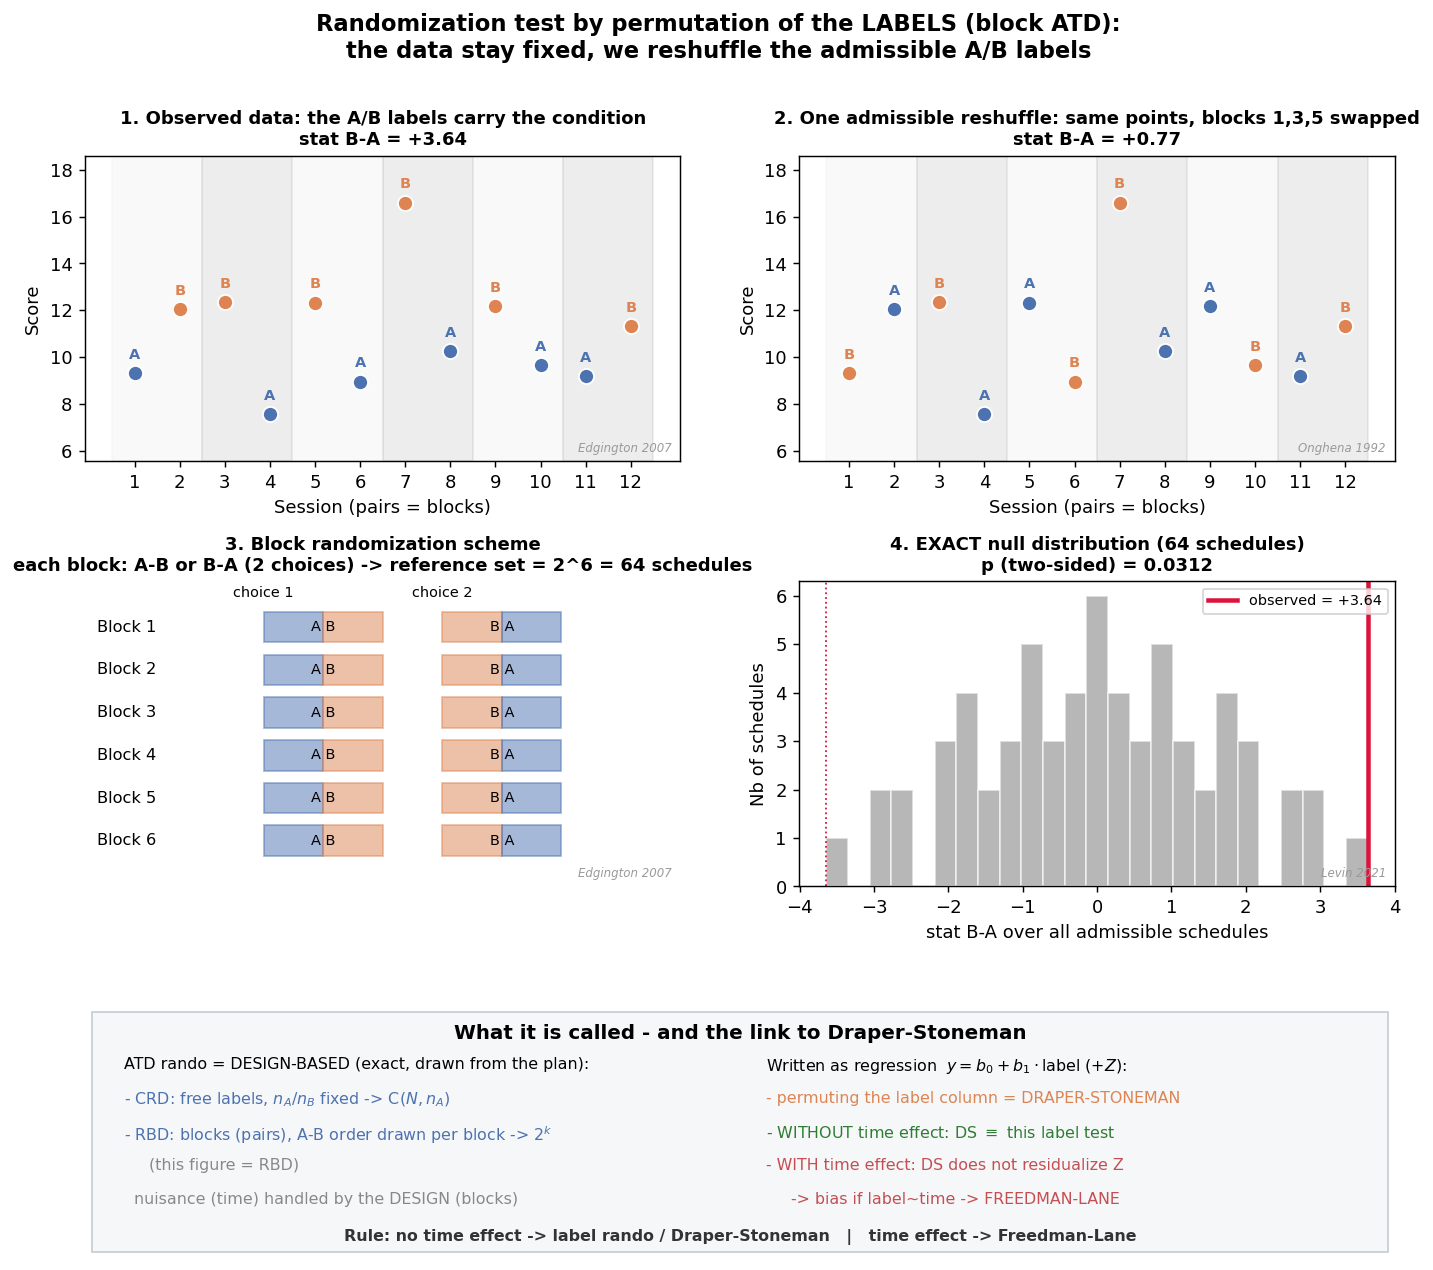

This figure's Python source:
"""Didactic figure: classic LABEL permutation randomization test in an ATD
(alternating treatments design). Contrast with Freedman-Lane: here the DATA stay
fixed and the A/B LABELS are reshuffled, within the design's admissible set.
Randomized-block ATD: 6 blocks of 2 sessions, one A + one B per block (randomized).
Reference set = 2^6 = 64 admissible label schedules -> exact null. English, ASCII."""
import numpy as np
import itertools
import matplotlib
matplotlib.use("Agg")
import matplotlib.pyplot as plt
from matplotlib.patches import Rectangle

rng = np.random.default_rng(3)
BLUE, ORANGE, GREY = "#4C72B0", "#DD8452", "#888888"

# --- randomized-block ATD: 6 blocks x 2 sessions ---
n_block = 6
sess = np.arange(1, 2 * n_block + 1)
# observed labels: within each block, a random order of (A, B)
obs_second_is_B = rng.integers(0, 2, n_block).astype(bool)   # True: block = A,B ; False: B,A
labels = np.empty(2 * n_block, dtype="<U1")
for k in range(n_block):
    labels[2 * k], labels[2 * k + 1] = ("A", "B") if obs_second_is_B[k] else ("B", "A")

# --- data (FIXED): baseline level + real B effect + noise ; NO time trend here (ATD) ---
effect = 2.6
y = 10 + effect * (labels == "B") + rng.normal(0, 1.2, 2 * n_block)

def stat(lab):
    return y[lab == "B"].mean() - y[lab == "A"].mean()

obs = stat(labels)

# --- exact reference set: each block independently A-B or B-A -> 2^6 = 64 schedules ---
schedules = []
for combo in itertools.product([True, False], repeat=n_block):     # True: A,B ; False: B,A
    lab = np.empty(2 * n_block, dtype="<U1")
    for k, ab in enumerate(combo):
        lab[2 * k], lab[2 * k + 1] = ("A", "B") if ab else ("B", "A")
    schedules.append(lab)
null = np.array([stat(l) for l in schedules])
p_val = np.mean(np.abs(null) >= abs(obs) - 1e-9)

# one alternative admissible relabeling (flip half the blocks)
alt = labels.copy()
flip = [0, 2, 4]
for k in flip:
    alt[2 * k], alt[2 * k + 1] = alt[2 * k + 1], alt[2 * k]

# ---------------------------------------------------------------- plotting
POS, RED = "#2e7d32", "#C44E52"
fig = plt.figure(figsize=(13, 11))
gs = fig.add_gridspec(3, 2, height_ratios=[1.0, 1.0, 0.82], hspace=0.42, wspace=0.2)
ax = np.array([[fig.add_subplot(gs[0, 0]), fig.add_subplot(gs[0, 1])],
               [fig.add_subplot(gs[1, 0]), fig.add_subplot(gs[1, 1])]], dtype=object)
foot = fig.add_subplot(gs[2, :])
fig.suptitle("Randomization test by permutation of the LABELS (block ATD):\n"
             "the data stay fixed, we reshuffle the admissible A/B labels",
             fontsize=12.5, fontweight="bold")

def draw_series(a, lab, title, showstat):
    for k in range(n_block):
        a.add_patch(Rectangle((2 * k + 0.5, a.get_ylim()[0]), 2, 100,
                              color=(GREY if k % 2 else "#dddddd"), alpha=0.15, zorder=0))
    for i in range(2 * n_block):
        col = ORANGE if lab[i] == "B" else BLUE
        a.scatter(sess[i], y[i], c=col, s=70, zorder=3, edgecolor="white")
        a.annotate(lab[i], (sess[i], y[i]), textcoords="offset points", xytext=(0, 8),
                   ha="center", fontsize=8, fontweight="bold", color=col)
    a.set_title(title + (f"\nstat B-A = {showstat:+.2f}"), fontweight="bold", fontsize=10)
    a.set_xlabel("Session (pairs = blocks)"); a.set_ylabel("Score")
    a.set_xticks(sess)

# Panel 1: observed
ax[0, 0].set_ylim(y.min() - 2, y.max() + 2)
draw_series(ax[0, 0], labels, "1. Observed data: the A/B labels carry the condition", obs)

# Panel 2: one alternative admissible relabeling
ax[0, 1].set_ylim(y.min() - 2, y.max() + 2)
draw_series(ax[0, 1], alt, "2. One admissible reshuffle: same points, blocks "
                          + ",".join(str(k + 1) for k in flip) + " swapped", stat(alt))

# Panel 3: scheme schematic (each block: 2 choices -> 2^6 = 64)
s = ax[1, 0]; s.axis("off")
s.set_title("3. Block randomization scheme\neach block: A-B or B-A (2 choices) "
            f"-> reference set = 2^{n_block} = {2**n_block} schedules",
            fontweight="bold", fontsize=10)
for k in range(n_block):
    yb = 0.85 - k * 0.14
    s.text(0.02, yb, f"Block {k+1}", fontsize=9, va="center")
    for j, (l1, l2, col) in enumerate([("A", "B", BLUE), ("B", "A", ORANGE)]):
        x0 = 0.30 + j * 0.30
        s.add_patch(Rectangle((x0, yb - 0.05), 0.10, 0.10, transform=s.transAxes,
                              color=(BLUE if l1 == "A" else ORANGE), alpha=0.5))
        s.add_patch(Rectangle((x0 + 0.10, yb - 0.05), 0.10, 0.10, transform=s.transAxes,
                              color=(BLUE if l2 == "A" else ORANGE), alpha=0.5))
        s.text(x0 + 0.10, yb, f"{l1} {l2}", ha="center", va="center", fontsize=8, transform=s.transAxes)
s.text(0.30, 0.95, "choice 1", fontsize=8, ha="center"); s.text(0.60, 0.95, "choice 2", fontsize=8, ha="center")

# Panel 4: exact null + observed + p
d = ax[1, 1]
d.hist(null, bins=25, color=GREY, alpha=0.6, edgecolor="white")
d.axvline(obs, color="crimson", lw=2.5, label=f"observed = {obs:+.2f}")
d.axvline(-obs, color="crimson", lw=1, ls=":")
d.set_title(f"4. EXACT null distribution ({2**n_block} schedules)\n"
            f"p (two-sided) = {p_val:.4f}", fontweight="bold", fontsize=10)
d.set_xlabel("stat B-A over all admissible schedules"); d.set_ylabel("Nb of schedules")
d.legend(fontsize=8)

for _ax, _t in [(ax[0, 0], "Edgington 2007"), (ax[0, 1], "Onghena 1992"),
                (ax[1, 0], "Edgington 2007"), (ax[1, 1], "Levin 2021")]:
    _ax.text(0.985, 0.02, _t, transform=_ax.transAxes, ha="right", va="bottom",
             fontsize=6.5, color="#9a9a9a", style="italic")

# ---- footer : name in the taxonomy + link to Draper-Stoneman / Freedman-Lane ----
foot.axis("off"); foot.set_xlim(0, 1); foot.set_ylim(0, 1)
foot.add_patch(Rectangle((0.005, 0.02), 0.99, 0.96, transform=foot.transAxes,
               fc="#f6f7f9", ec="#c9ced6", lw=1))
foot.text(0.5, 0.93, "What it is called - and the link to Draper-Stoneman",
          ha="center", va="top", fontsize=11, fontweight="bold")
# left column : the two design-based names
L = [
    ("ATD rando = DESIGN-BASED (exact, drawn from the plan):", "black"),
    ("- CRD: free labels, $n_A/n_B$ fixed -> C($N,n_A$)", BLUE),
    ("- RBD: blocks (pairs), A-B order drawn per block -> $2^k$", BLUE),
    ("     (this figure = RBD)", GREY),
    ("  nuisance (time) handled by the DESIGN (blocks)", GREY),
]
y = 0.80
for txt, c in L:
    foot.text(0.03, y, txt, fontsize=8.8, color=c, va="top"); y -= 0.135
# right column : the model-based equivalence
Rr = [
    ("Written as regression  $y=b_0+b_1\\cdot$label ($+Z$):", "black"),
    ("- permuting the label column = DRAPER-STONEMAN", ORANGE),
    ("- WITHOUT time effect: DS $\\equiv$ this label test", POS),
    ("- WITH time effect: DS does not residualize Z", RED),
    ("     -> bias if label~time -> FREEDMAN-LANE", RED),
]
y = 0.80
for txt, c in Rr:
    foot.text(0.52, y, txt, fontsize=8.8, color=c, va="top"); y -= 0.135
foot.text(0.5, 0.05, "Rule: no time effect -> label rando / Draper-Stoneman   |   time effect -> Freedman-Lane",
          ha="center", va="bottom", fontsize=8.8, fontweight="bold", color="#333333")

out = "/Users/camile.bousfiha/PycharmProjects/pysced/docs/figures/atd_label_permutation.png"
fig.savefig(out, dpi=130, bbox_inches="tight")
print("saved", out, "| obs", round(obs, 3), "p", round(p_val, 4))
